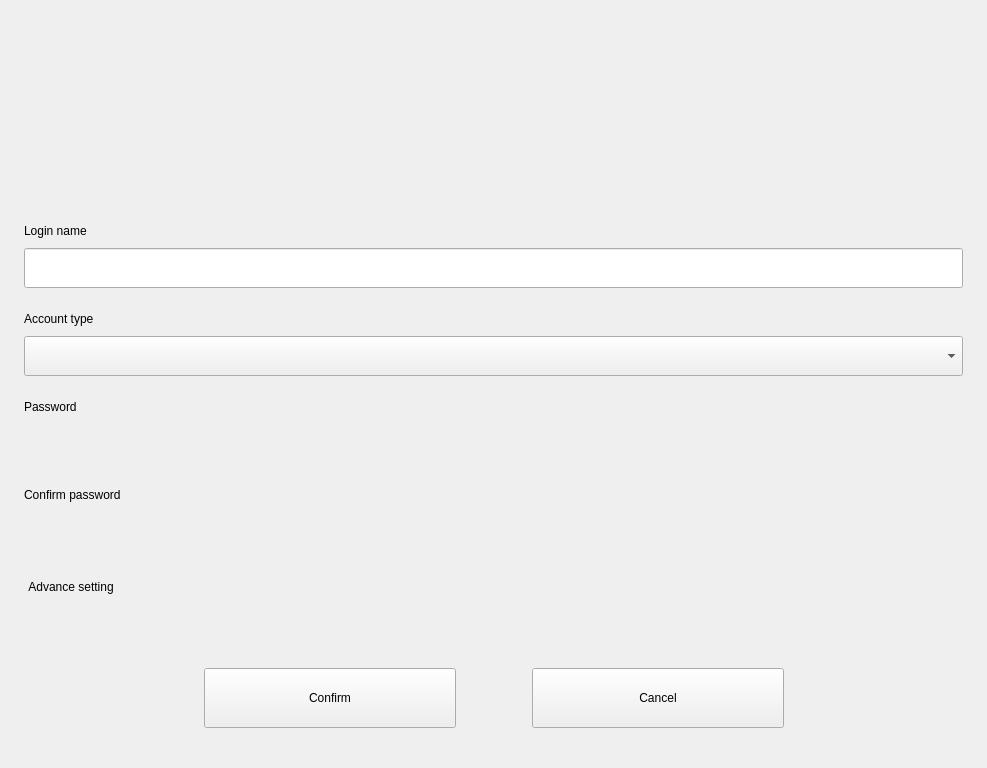
<?xml version="1.0" encoding="UTF-8"?>
<ui version="4.0">
 <class>CreateUserPage</class>
 <widget class="QWidget" name="CreateUserPage">
  <property name="geometry">
   <rect>
    <x>0</x>
    <y>0</y>
    <width>987</width>
    <height>768</height>
   </rect>
  </property>
  <property name="windowTitle">
   <string>Form</string>
  </property>
  <layout class="QVBoxLayout" name="verticalLayout">
   <property name="spacing">
    <number>0</number>
   </property>
   <property name="leftMargin">
    <number>24</number>
   </property>
   <property name="topMargin">
    <number>0</number>
   </property>
   <property name="rightMargin">
    <number>24</number>
   </property>
   <property name="bottomMargin">
    <number>0</number>
   </property>
   <item>
    <layout class="QHBoxLayout" name="horizontalLayout">
     <property name="spacing">
      <number>0</number>
     </property>
     <property name="topMargin">
      <number>50</number>
     </property>
     <item>
      <spacer name="horizontalSpacer">
       <property name="orientation">
        <enum>Qt::Horizontal</enum>
       </property>
       <property name="sizeHint" stdset="0">
        <size>
         <width>40</width>
         <height>20</height>
        </size>
       </property>
      </spacer>
     </item>
     <item>
      <widget class="UserAvatarWidget" name="avatar" native="true">
       <property name="sizePolicy">
        <sizepolicy hsizetype="Fixed" vsizetype="Fixed">
         <horstretch>0</horstretch>
         <verstretch>0</verstretch>
        </sizepolicy>
       </property>
       <property name="minimumSize">
        <size>
         <width>150</width>
         <height>150</height>
        </size>
       </property>
       <property name="maximumSize">
        <size>
         <width>150</width>
         <height>150</height>
        </size>
       </property>
      </widget>
     </item>
     <item>
      <spacer name="horizontalSpacer_2">
       <property name="orientation">
        <enum>Qt::Horizontal</enum>
       </property>
       <property name="sizeHint" stdset="0">
        <size>
         <width>40</width>
         <height>20</height>
        </size>
       </property>
      </spacer>
     </item>
    </layout>
   </item>
   <item>
    <layout class="QHBoxLayout" name="horizontalLayout_4">
     <property name="spacing">
      <number>0</number>
     </property>
     <property name="topMargin">
      <number>24</number>
     </property>
     <item>
      <widget class="QLabel" name="label_name">
       <property name="text">
        <string>Login name</string>
       </property>
      </widget>
     </item>
    </layout>
   </item>
   <item>
    <layout class="QHBoxLayout" name="horizontalLayout_5">
     <property name="spacing">
      <number>0</number>
     </property>
     <property name="topMargin">
      <number>10</number>
     </property>
     <item>
      <widget class="QLineEdit" name="edit_name">
       <property name="minimumSize">
        <size>
         <width>0</width>
         <height>40</height>
        </size>
       </property>
       <property name="maximumSize">
        <size>
         <width>16777215</width>
         <height>40</height>
        </size>
       </property>
       <property name="contextMenuPolicy">
        <enum>Qt::NoContextMenu</enum>
       </property>
      </widget>
     </item>
    </layout>
   </item>
   <item>
    <layout class="QHBoxLayout" name="horizontalLayout_6">
     <property name="spacing">
      <number>0</number>
     </property>
     <property name="topMargin">
      <number>24</number>
     </property>
     <item>
      <widget class="QLabel" name="label_type">
       <property name="text">
        <string>Account type</string>
       </property>
      </widget>
     </item>
    </layout>
   </item>
   <item>
    <layout class="QHBoxLayout" name="horizontalLayout_2">
     <property name="spacing">
      <number>0</number>
     </property>
     <property name="topMargin">
      <number>10</number>
     </property>
     <item>
      <widget class="QComboBox" name="combo_accountType">
       <property name="minimumSize">
        <size>
         <width>0</width>
         <height>40</height>
        </size>
       </property>
       <property name="maximumSize">
        <size>
         <width>16777215</width>
         <height>40</height>
        </size>
       </property>
      </widget>
     </item>
    </layout>
   </item>
   <item>
    <layout class="QHBoxLayout" name="horizontalLayout_3">
     <property name="spacing">
      <number>0</number>
     </property>
     <property name="topMargin">
      <number>24</number>
     </property>
     <item>
      <widget class="QLabel" name="label_passwd">
       <property name="text">
        <string>Password</string>
       </property>
      </widget>
     </item>
    </layout>
   </item>
   <item>
    <layout class="QHBoxLayout" name="horizontalLayout_7">
     <property name="spacing">
      <number>0</number>
     </property>
     <property name="topMargin">
      <number>10</number>
     </property>
     <item>
      <widget class="LineEditWithCheckIcon" name="editcheck_passwd" native="true">
       <property name="sizePolicy">
        <sizepolicy hsizetype="Preferred" vsizetype="Fixed">
         <horstretch>0</horstretch>
         <verstretch>0</verstretch>
        </sizepolicy>
       </property>
       <property name="minimumSize">
        <size>
         <width>0</width>
         <height>40</height>
        </size>
       </property>
       <property name="maximumSize">
        <size>
         <width>16777215</width>
         <height>40</height>
        </size>
       </property>
      </widget>
     </item>
    </layout>
   </item>
   <item>
    <layout class="QHBoxLayout" name="horizontalLayout_8">
     <property name="spacing">
      <number>0</number>
     </property>
     <property name="topMargin">
      <number>24</number>
     </property>
     <item>
      <widget class="QLabel" name="label_confirmPasswd">
       <property name="text">
        <string>Confirm password</string>
       </property>
      </widget>
     </item>
    </layout>
   </item>
   <item>
    <layout class="QHBoxLayout" name="horizontalLayout_9">
     <property name="spacing">
      <number>0</number>
     </property>
     <property name="topMargin">
      <number>10</number>
     </property>
     <item>
      <widget class="LineEditWithCheckIcon" name="editcheck_confirmPasswd" native="true">
       <property name="sizePolicy">
        <sizepolicy hsizetype="Preferred" vsizetype="Fixed">
         <horstretch>0</horstretch>
         <verstretch>0</verstretch>
        </sizepolicy>
       </property>
       <property name="minimumSize">
        <size>
         <width>0</width>
         <height>40</height>
        </size>
       </property>
       <property name="maximumSize">
        <size>
         <width>16777215</width>
         <height>40</height>
        </size>
       </property>
      </widget>
     </item>
    </layout>
   </item>
   <item>
    <layout class="QHBoxLayout" name="horizontalLayout_10">
     <property name="spacing">
      <number>0</number>
     </property>
     <property name="topMargin">
      <number>24</number>
     </property>
     <property name="bottomMargin">
      <number>10</number>
     </property>
     <item>
      <widget class="QPushButton" name="btn_advanceSetting">
       <property name="autoFillBackground">
        <bool>true</bool>
       </property>
       <property name="text">
        <string>Advance setting</string>
       </property>
       <property name="autoRepeatDelay">
        <number>0</number>
       </property>
       <property name="autoRepeatInterval">
        <number>0</number>
       </property>
       <property name="autoDefault">
        <bool>false</bool>
       </property>
       <property name="default">
        <bool>false</bool>
       </property>
       <property name="flat">
        <bool>true</bool>
       </property>
      </widget>
     </item>
     <item>
      <spacer name="horizontalSpacer_3">
       <property name="orientation">
        <enum>Qt::Horizontal</enum>
       </property>
       <property name="sizeHint" stdset="0">
        <size>
         <width>40</width>
         <height>20</height>
        </size>
       </property>
      </spacer>
     </item>
    </layout>
   </item>
   <item>
    <spacer name="verticalSpacer">
     <property name="orientation">
      <enum>Qt::Vertical</enum>
     </property>
     <property name="sizeHint" stdset="0">
      <size>
       <width>20</width>
       <height>40</height>
      </size>
     </property>
    </spacer>
   </item>
   <item>
    <layout class="QHBoxLayout" name="horizontalLayout_11">
     <property name="spacing">
      <number>0</number>
     </property>
     <property name="bottomMargin">
      <number>40</number>
     </property>
     <item>
      <spacer name="horizontalSpacer_4">
       <property name="orientation">
        <enum>Qt::Horizontal</enum>
       </property>
       <property name="sizeHint" stdset="0">
        <size>
         <width>0</width>
         <height>20</height>
        </size>
       </property>
      </spacer>
     </item>
     <item>
      <widget class="AnimationPushButton" name="btn_confirm">
       <property name="sizePolicy">
        <sizepolicy hsizetype="Fixed" vsizetype="Fixed">
         <horstretch>0</horstretch>
         <verstretch>0</verstretch>
        </sizepolicy>
       </property>
       <property name="minimumSize">
        <size>
         <width>252</width>
         <height>60</height>
        </size>
       </property>
       <property name="maximumSize">
        <size>
         <width>252</width>
         <height>60</height>
        </size>
       </property>
       <property name="baseSize">
        <size>
         <width>252</width>
         <height>60</height>
        </size>
       </property>
       <property name="text">
        <string>Confirm</string>
       </property>
      </widget>
     </item>
     <item>
      <spacer name="horizontalSpacer_6">
       <property name="orientation">
        <enum>Qt::Horizontal</enum>
       </property>
       <property name="sizeType">
        <enum>QSizePolicy::Fixed</enum>
       </property>
       <property name="sizeHint" stdset="0">
        <size>
         <width>76</width>
         <height>20</height>
        </size>
       </property>
      </spacer>
     </item>
     <item>
      <widget class="QPushButton" name="btn_cancel">
       <property name="sizePolicy">
        <sizepolicy hsizetype="Fixed" vsizetype="Fixed">
         <horstretch>0</horstretch>
         <verstretch>0</verstretch>
        </sizepolicy>
       </property>
       <property name="minimumSize">
        <size>
         <width>252</width>
         <height>60</height>
        </size>
       </property>
       <property name="maximumSize">
        <size>
         <width>252</width>
         <height>60</height>
        </size>
       </property>
       <property name="baseSize">
        <size>
         <width>252</width>
         <height>60</height>
        </size>
       </property>
       <property name="text">
        <string>Cancel</string>
       </property>
      </widget>
     </item>
     <item>
      <spacer name="horizontalSpacer_5">
       <property name="orientation">
        <enum>Qt::Horizontal</enum>
       </property>
       <property name="sizeHint" stdset="0">
        <size>
         <width>0</width>
         <height>20</height>
        </size>
       </property>
      </spacer>
     </item>
    </layout>
   </item>
  </layout>
 </widget>
 <customwidgets>
  <customwidget>
   <class>UserAvatarWidget</class>
   <extends>QWidget</extends>
   <header location="global">user-avatar-widget.h</header>
   <container>1</container>
  </customwidget>
  <customwidget>
   <class>LineEditWithCheckIcon</class>
   <extends>QWidget</extends>
   <header location="global">lineedit-with-checkicon.h</header>
   <container>1</container>
  </customwidget>
  <customwidget>
   <class>AnimationPushButton</class>
   <extends>QPushButton</extends>
   <header location="global">animation-push-button.h</header>
  </customwidget>
 </customwidgets>
 <resources/>
 <connections/>
</ui>
